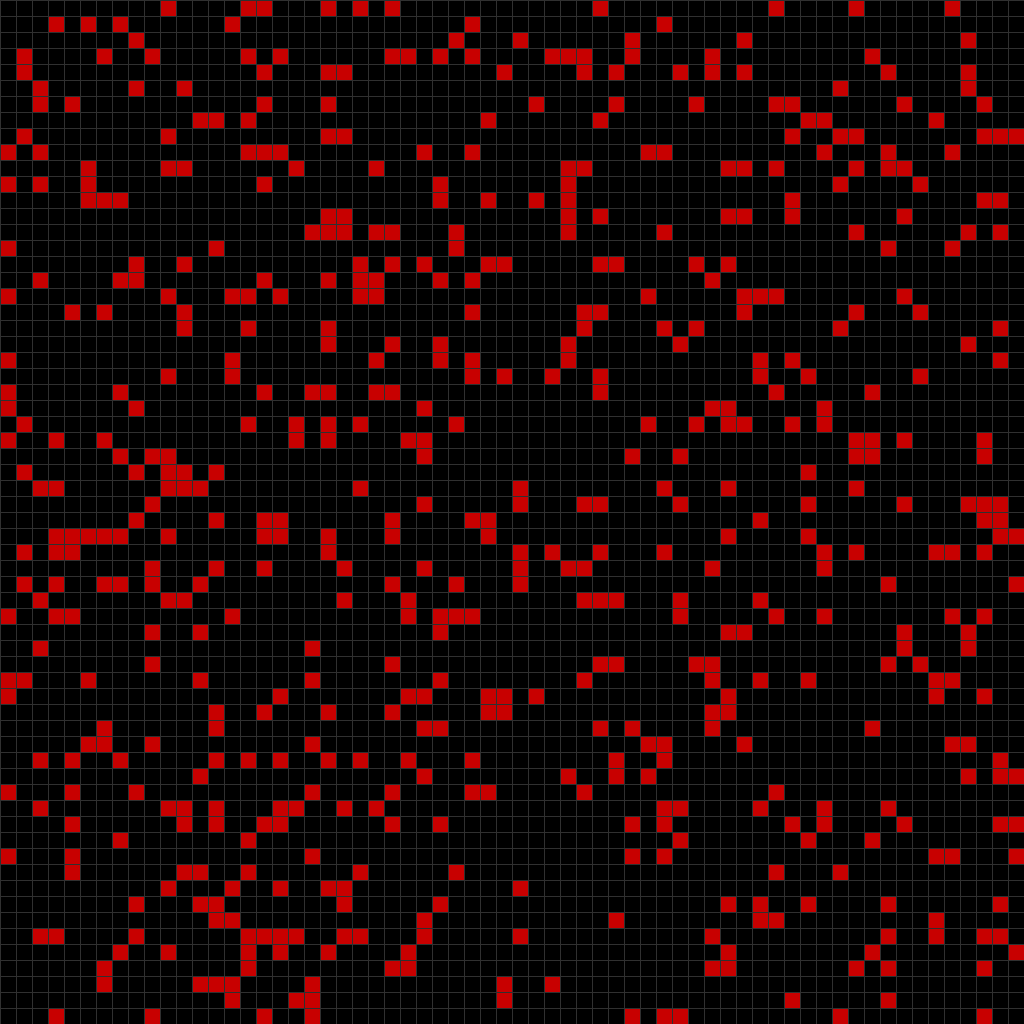
Frame 1 (no input)
Frame 60 (the mouse pressed at the canvas centre just before this capture): identical to frame 1, image omitted
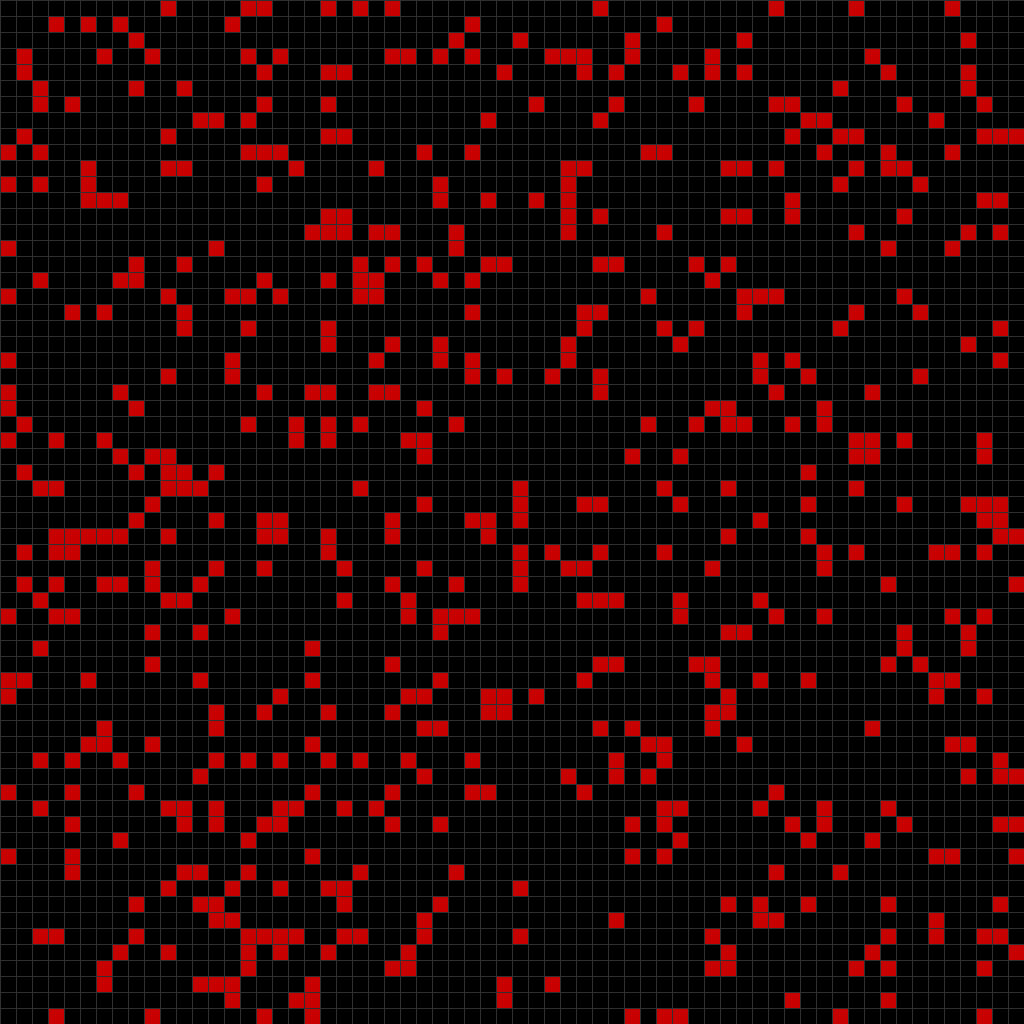
Frame 120 (the mouse held since frame 60 and released just before this capture)

The Processing sketch that drew these frames (run headless with seeded random() and noise(); from frame 60 on, the mouse is pressed at the canvas centre):

// Processing sketch: hqm_ca
// ── hqm_ca.pde
/**
 * A Processing implementation of Game of Life
 * By Joan Soler-Adillon
 *
 * Press SPACE BAR to pause and change the cell's values with the mouse
 * On pause, click to activate/deactivate cells
 * Press R to randomly reset the cells' grid
 * Press C to clear the cells' grid
 *
 * The original Game of Life was created by John Conway in 1970.
 */

// Size of cells
int cellSize =16;

final int N_MULTI_STEPS = 10;

// How likely for a cell to be alive at start (in percentage)
float probabilityOfAliveAtStart = 15;

// Variables for timer
int interval = 100;
int lastRecordedTime = 0;

// Colors for  cells
color ccolor[] = {
  /* 0  even down */  color(0), 
  /* 1  even up   */  color(200, 0, 0), 
  /* 2  odd down  */  color(10), 
  /* 3  odd up    */  color(0, 200, 0)
};

color downEven=0;
color upEven=1;
color downOdd=2;
color upOdd = 3;



// Array of cells
int[][] cells; 
// Buffer to record the state of the cells and use this while changing the others in the interations
int[][] cellsBuffer; 

// Pause
boolean run = false;
boolean singleStep = true;
// Step N clock cycles
boolean multiStep = true;
int clock = 0;
int ncells_h, ncells_v;

void setup() {
  size (1024, 1024);
  frameRate(5000);
  ncells_h = width/cellSize;
  ncells_v = height/cellSize;
  // Instantiate arrays 
  cells = new int[ncells_h][ncells_v];
  cellsBuffer = new int[ncells_h][ncells_v];

  // This stroke will draw the background grid
  stroke(48);

  noSmooth();

  // Initialization of cells
  for (int x=0; x<ncells_h; x++) {
    for (int y=0; y<ncells_v; y++) {
      float state = random (100);
      if (state > probabilityOfAliveAtStart) { 
        state = 0;
      }
      else {
        state = 1;
      }
      cells[x][y] = int(state); // Save state of each cell
    }
  }
  background(0); // Fill in black in case cells don't cover all the windows
}


void draw() {


  //Draw grid
  for (int x=0; x<ncells_h; x++) {
    for (int y=0; y<ncells_v; y++) {
      int val = cells[x][y];
      fill(ccolor[val]); // If alive
      rect (x*cellSize, y*cellSize, cellSize, cellSize);
    }
  }
  // Iterate if timer ticks
  if (run || singleStep || multiStep) {
    iteration();
    singleStep = false;
    if (clock % N_MULTI_STEPS == 0) {
      multiStep = false;
    }
  }



  // Create  new cells manually on pause
  if ((!run || singleStep) && mousePressed) {
    // Map and avoid out of bound errors
    int xCellOver = int(map(mouseX, 0, width, 0, ncells_h));
    xCellOver = constrain(xCellOver, 0, ncells_h-1);
    int yCellOver = int(map(mouseY, 0, height, 0, ncells_v));
    yCellOver = constrain(yCellOver, 0, ncells_v-1);

    boolean even = ((xCellOver + yCellOver) % 2) == 0;
    int val = cellsBuffer[xCellOver][yCellOver];
    // Check against cells in buffer
    if ( val == upEven || val == upOdd ) { // Cell is alive
      cells[xCellOver][yCellOver]= even ? downEven : downOdd; // Kill
    }  
    else { // Cell is dead, toggle to alive
      cells[xCellOver][yCellOver]= even ? upEven  : upOdd; // alive
    }
  }
  else if (!run  && !mousePressed) { // And then save to buffer once mouse goes up
    // Save cells to buffer (so we opeate with one array keeping the other intact)
    for (int x=0; x<ncells_h; x++) {
      for (int y=0; y<ncells_v; y++) {
        cellsBuffer[x][y] = cells[x][y];
      }
    }
  }
}

void iteration() { 
  iterationSalt();
}

void iterationConway() { // When the clock ticks
  // Save cells to buffer (so we opeate with one array keeping the other intact)
  for (int x=0; x<ncells_h; x++) {
    for (int y=0; y<ncells_v; y++) {
      cellsBuffer[x][y] = cells[x][y];
    }
  }

  // Visit each cell:
  for (int x=0; x<ncells_h; x++) {
    for (int y=0; y<ncells_v; y++) {
      // And visit all the neighbours of each cell
      int neighbours = 0; // We'll count the neighbours
      for (int xx=x-1; xx<=x+1;xx++) {
        for (int yy=y-1; yy<=y+1;yy++) {  
          if (((xx>=0)&&(xx<ncells_h))&&((yy>=0)&&(yy<ncells_v))) { // Make sure you are not out of bounds
            if (!((xx==x)&&(yy==y))) { // Make sure to to check against self
              if (cellsBuffer[xx][yy]==1) {
                neighbours ++; // Check alive neighbours and count them
              }
            } // End of if
          } // End of if
        } // End of yy loop
      } //End of xx loop
      // We've checked the neigbours: apply rules!
      if (cellsBuffer[x][y]==1) { // The cell is alive: kill it if necessary
        if (neighbours < 2 || neighbours > 3) {
          cells[x][y] = 0; // Die unless it has 2 or 3 neighbours
        }
      } 
      else { // The cell is dead: make it live if necessary      
        if (neighbours == 3 ) {
          cells[x][y] = 1; // Only if it has 3 neighbours
        }
      } // End of if
    } // End of y loop
  } // End of x loop
} // End of function


void iterationSalt() { // When the clock ticks
  // Save cells to buffer (so we opeate with one array keeping the other intact)
  for (int x=0; x<ncells_h; x++) {
    for (int y=0; y<ncells_v; y++) {
      cellsBuffer[x][y] = cells[x][y];
    }
  }

  // Visit each cell in the odd plane:
  for (int x=3; x<ncells_h-3; x+=2) {
    for (int y=3; y<ncells_v-3; y+=2) {
      // compute the eight knights moves
        
    }
  }   
} // End of function

void keyPressed() {
  if (key == ' ') { // SPACE char means single step at action level
    run = false;
    singleStep = true;
  } 
  else if (keyCode == ENTER) {
    run = true;
    singleStep = false;
    multiStep = false;
  }

  if (key=='c' || key == 'C') { // Clear all
    for (int x=0; x<ncells_h; x++) {
      for (int y=0; y<ncells_v; y++) {
        cells[x][y] = 0; // Save all to zero
      }
    }
  }
}
